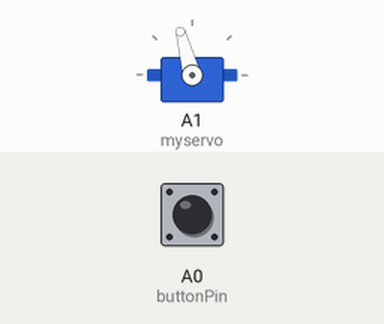
A sketch run on a simulated Arduino Nano, built with avr-gcc and run on an emulated ATmega328P. On the bench: servo. The inputs (shaded band) are chosen by the test bench; at power-on: A0 (buttonPin) LOW.

Above: at 1.2 s.
1.3 s: A0 (buttonPin) pulled HIGH for 0.15 s
At 1.37 s:
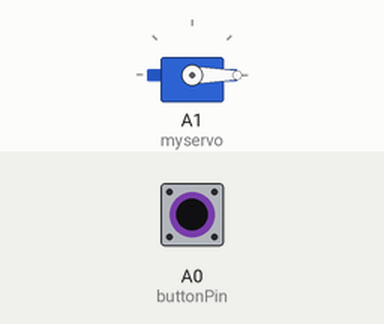
2.9 s: A0 (buttonPin) pulled HIGH for 3.2 s
At 7.3 s:
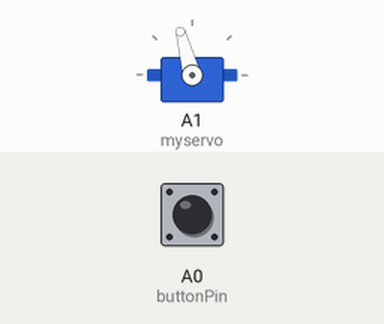
Timing chart, 0 to 8.8 s (numbered marks = the images above; inputs shaded):
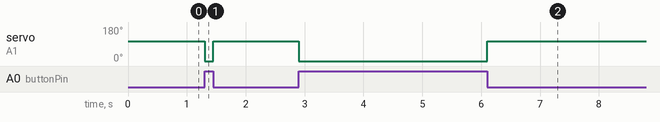

The sketch:

Nano-Sensor-Servo.ino
```cpp
const int buttonPin = A0;
int buttonState = 0;
#include <Servo.h>
Servo myservo;
void setup() {
  myservo.attach(A1);
  pinMode(buttonPin, INPUT);
}
void loop(){
  buttonState = digitalRead(buttonPin);
  if (buttonState == HIGH) {
      myservo.write(0);
      delay(0);
  } else {
    myservo.write(105);
  }
}
```

Measured:
- after the input at 1.3 s, servo on A1 (myservo): 105° → 0° at once, → 105° 0.15 s later
- after the input at 2.9 s, servo on A1 (myservo): 105° → 0° at once, → 105° 3.2 s later
